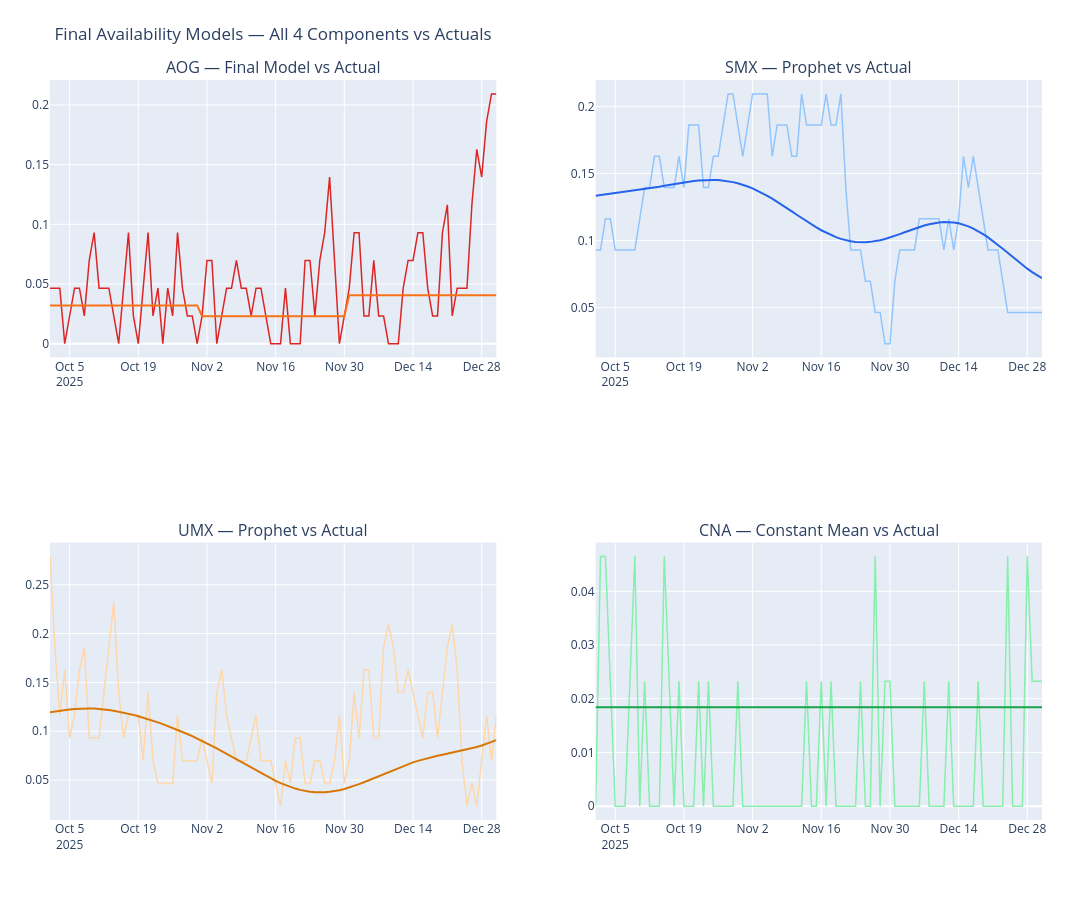

Notebook code for this chart:
### Code cell
# ── Section 6: CNA constant + Final comparison ───────────────────

# CNA: constant = mean of training data
cna_constant = df_train["cna_rate"].mean()
cna_actual   = df_val["cna_rate"].to_numpy()
cna_pred     = np.full(len(df_val), cna_constant)
rmse_cna     = np.sqrt(np.mean((cna_actual - cna_pred) ** 2))
mae_cna      = np.mean(np.abs(cna_actual - cna_pred))

print(f"\n── CNA Constant Rate ──")
print(f"  Constant value : {cna_constant:.6f}  ({cna_constant*100:.2f}%)")
print(f"  RMSE           : {rmse_cna:.6f}")
print(f"  Baseline RMSE  : {results_baseline['cna_rate']['RMSE']:.6f}")

# ── Final model decision table ────────────────────────────────────
print("\n" + "="*65)
print("FINAL MODEL DECISIONS — AVAILABILITY COMPONENTS")
print("="*65)
print(f"{'Component':<12} {'Model':>20} {'RMSE':>10} {'vs Baseline':>14}")
print("-"*65)
print(f"{'AOG':<12} {'Seasonal Mean':>20} {results_baseline['aog_rate']['RMSE']:>10.6f} {'(baseline = model)':>14}")
print(f"{'SMX':<12} {'Prophet':>20} {np.sqrt(np.mean((df_val['smx_rate'].to_numpy()-smx_pred)**2)):>10.6f} {f'{smx_improvement:+.1f}%':>14}")
print(f"{'UMX':<12} {'Prophet':>20} {np.sqrt(np.mean((df_val['umx_rate'].to_numpy()-umx_pred)**2)):>10.6f} {f'{umx_improvement:+.1f}%':>14}")
print(f"{'CNA':<12} {'Constant mean':>20} {rmse_cna:>10.6f} {'(confirmed)':>14}")

# ── 4-panel final comparison plot ────────────────────────────────
val_dates   = df_val["DATE_DAY"].to_list()
final_preds = {
    "aog_rate": np.array(
        df_val.with_columns(pl.col("DATE_DAY").dt.month().alias("month"))
        .join(monthly_means, on="month")
        .select("aog_rate_baseline").to_series().to_list()
    ),
    "smx_rate": smx_pred,
    "umx_rate": umx_pred,
    "cna_rate": cna_pred
}
model_names = {
    "aog_rate": "Seasonal Mean Baseline",
    "smx_rate": "Prophet",
    "umx_rate": "Prophet",
    "cna_rate": "Constant Mean"
}
colors_model  = ["#f97316","#2563eb","#d97706","#16a34a"]
colors_actual = ["#dc2626","#93c5fd","#fed7aa","#86efac"]

fig = make_subplots(rows=2, cols=2, subplot_titles=[
    "AOG — Final Model vs Actual",
    "SMX — Prophet vs Actual",
    "UMX — Prophet vs Actual",
    "CNA — Constant Mean vs Actual"
])

for idx, col in enumerate(["aog_rate","smx_rate","umx_rate","cna_rate"]):
    row, col_pos = divmod(idx, 2)
    actual = df_val[col].to_list()

    fig.add_trace(go.Scatter(
        x=val_dates, y=actual,
        mode="lines", name=f"{col} actual",
        line=dict(color=colors_actual[idx], width=1.5)
    ), row=row+1, col=col_pos+1)

    fig.add_trace(go.Scatter(
        x=val_dates, y=final_preds[col].tolist(),
        mode="lines", name=model_names[col],
        line=dict(color=colors_model[idx], width=2)
    ), row=row+1, col=col_pos+1)

fig.update_layout(
    title="Final Availability Models — All 4 Components vs Actuals",
    height=900, width=1200,
    margin=dict(l=50, r=50, t=80, b=80),
    showlegend=False
)
fig.show()
